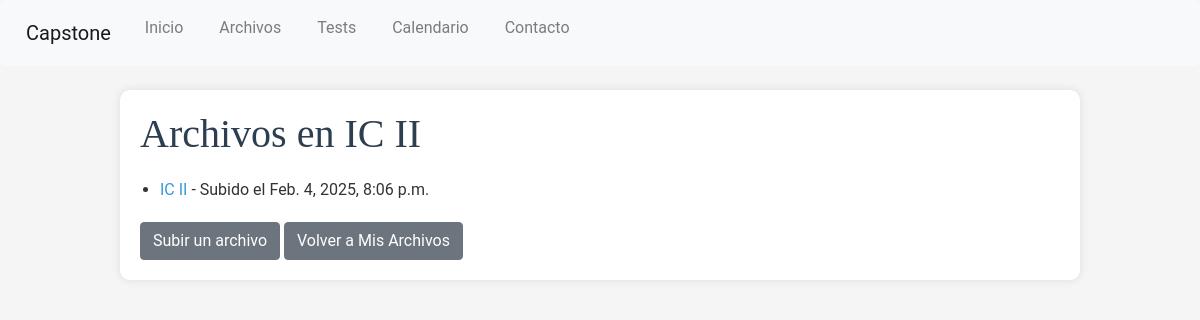
The app's page /folders/1/ (signed in) with its own data.
### Capstone/models.py (models this page shows, shortened)
class Folder(models.Model):
    name = models.CharField(max_length=255)
    user = models.ForeignKey(User, on_delete=models.CASCADE)

class File(models.Model):
    name = models.CharField(max_length=75)
    file = models.FileField(upload_to=directorio_usuario)
    user = models.ForeignKey(User, on_delete=models.CASCADE, null=True, blank=True)
    folder = models.ForeignKey(Folder, on_delete=models.CASCADE, null=True, blank=True)
    tags = models.CharField(max_length=255, blank=True)
    date= models.DateTimeField(auto_now_add=True)

### Capstone/views.py (the view)
# urls.py: path('folders/<int:folder_id>/', views.folder_files, name='folder_files'),
@login_required
def folder_files(request, folder_id):
    folder = get_object_or_404(Folder, id=folder_id, user=request.user)
    files = File.objects.filter(user=request.user, folder=folder)
    return render(request, "Capstone/folder_files.html", {"folder": folder, "files": files})

### Capstone/templates/Capstone/folder_files.html (shortened to what this page needs)
{% extends "Capstone/layout.html" %}
{% block body %}
<div class="container mt-4">
    <h1>Archivos en {{ folder.name }}</h1>
    <ul>
        {% for file in files %}
            <li>
                <a href="{{ file.file.url }}">{{ file.name }}</a> - Subido el {{ file.date }}
            </li>
        {% endfor %}
    </ul>
    <a class="btn btn-secondary" href="{% url 'file-upload-folder' folder.id %}">Subir un archivo</a>
    <a class="btn btn-secondary" href="{% url 'files' %}">Volver a Mis Archivos</a>
</div>
{% endblock %}

### Capstone/static/styles.css (style rules this page uses)
body { font-family: 'Roboto', sans-serif; background-color: #f5f5f5; color: #333; margin: 0; padding: 0; }
.container { width: 80%; margin: 0 auto; padding: 20px; background-color: #fff; border-radius: 10px; box-shadow: 0 0 10px rgba(0, 0, 0, 0.1); }
h1, h2, h3, h4, h5, h6 { color: #2c3e50; margin-bottom: 20px; font-family: 'Roboto Slab', serif; }
a { color: #3498db; text-decoration: none; }
ul, ol { margin-bottom: 20px; padding-left: 20px; }
li { margin-bottom: 10px; }

### records on screen
Folder: name "IC II"
File: name "IC II", date "Feb. 4, 2025, 8:06 p.m."
